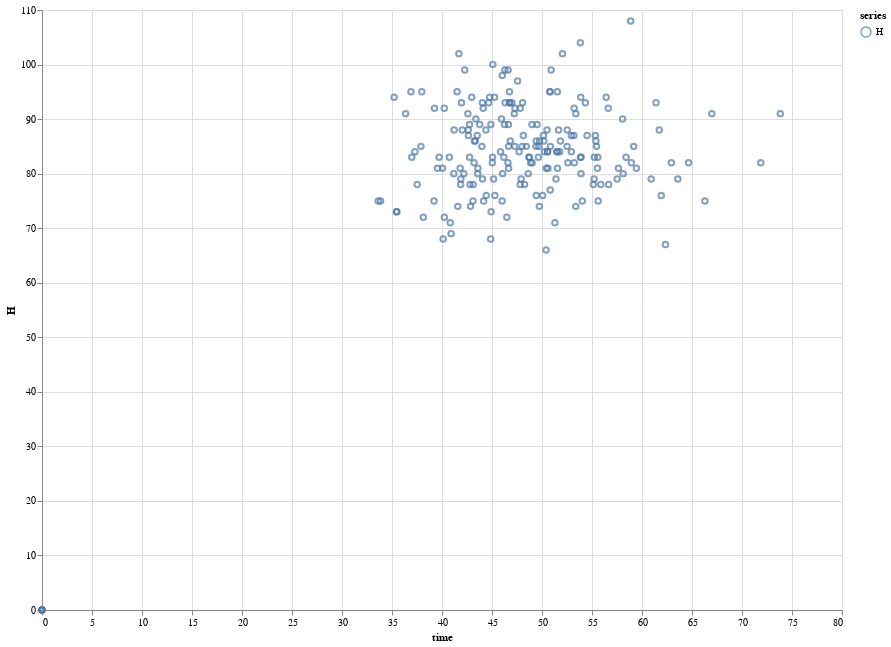

Notebook source saved alongside this figure:
### Code cell
peak_H_series = series(value(peak_H_samples.H), "H", {{ style="points" }})
plot("H vs time", [peak_H_vals], time(peak_H_samples), "time")

### Figure 1 — Vega-Lite specification as saved in the notebook (floating-point values rounded to 4 significant figures; data arrays with more than 128 entries replaced by an {"elided": "..."} marker saying what was removed)
{"$schema": "https://vega.github.io/schema/vega-lite/v4.json", "data": {"values": {"elided": "200 records"}}, "description": "", "height": 600, "layer": [{"encoding": {"color": {"field": "series", "type": "nominal"}, "x": {"field": "time", "type": "quantitative"}, "y": {"field": "H", "type": "quantitative"}}, "mark": "point"}], "width": 800}
